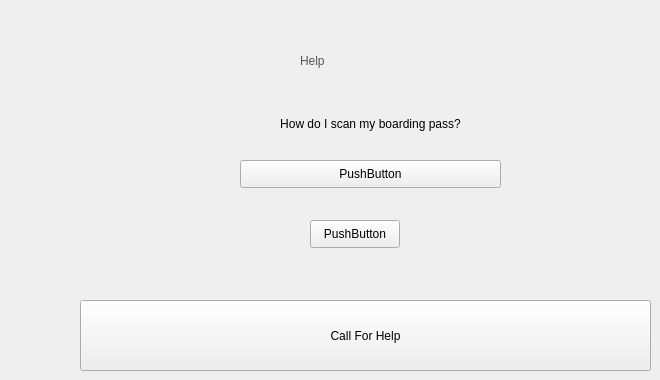
  <widget class="QWidget" name="HELP">
   <widget class="QLabel" name="label_2">
    <property name="geometry">
     <rect>
      <x>300</x>
      <y>20</y>
      <width>121</width>
      <height>81</height>
     </rect>
    </property>
    <property name="styleSheet">
     <string notr="true">font: 20 40pt &quot;montserrat&quot;;
color: rgb(85, 87, 83);</string>
    </property>
    <property name="text">
     <string>Help</string>
    </property>
   </widget>
   <widget class="QPushButton" name="pushButton">
    <property name="geometry">
     <rect>
      <x>80</x>
      <y>300</y>
      <width>571</width>
      <height>71</height>
     </rect>
    </property>
    <property name="text">
     <string>Call For Help</string>
    </property>
   </widget>
   <widget class="QPushButton" name="pushButton_2">
    <property name="geometry">
     <rect>
      <x>210</x>
      <y>110</y>
      <width>321</width>
      <height>28</height>
     </rect>
    </property>
    <property name="cursor">
     <cursorShape>SizeBDiagCursor</cursorShape>
    </property>
    <property name="text">
     <string>How do I scan my boarding pass?</string>
    </property>
    <property name="flat">
     <bool>true</bool>
    </property>
   </widget>
   <widget class="QPushButton" name="pushButton_3">
    <property name="geometry">
     <rect>
      <x>240</x>
      <y>160</y>
      <width>261</width>
      <height>28</height>
     </rect>
    </property>
    <property name="text">
     <string>PushButton</string>
    </property>
   </widget>
   <widget class="QPushButton" name="pushButton_4">
    <property name="geometry">
     <rect>
      <x>310</x>
      <y>220</y>
      <width>90</width>
      <height>28</height>
     </rect>
    </property>
    <property name="text">
     <string>PushButton</string>
    </property>
   </widget>
  </widget>
